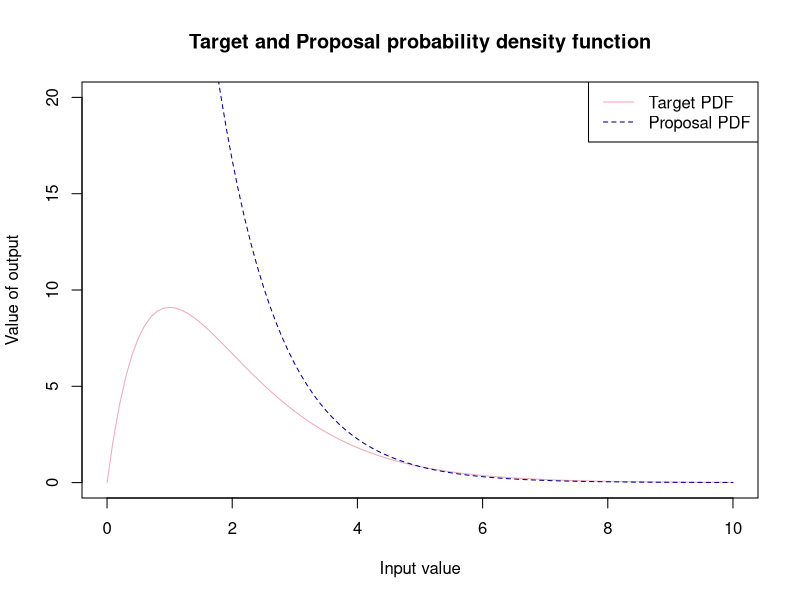
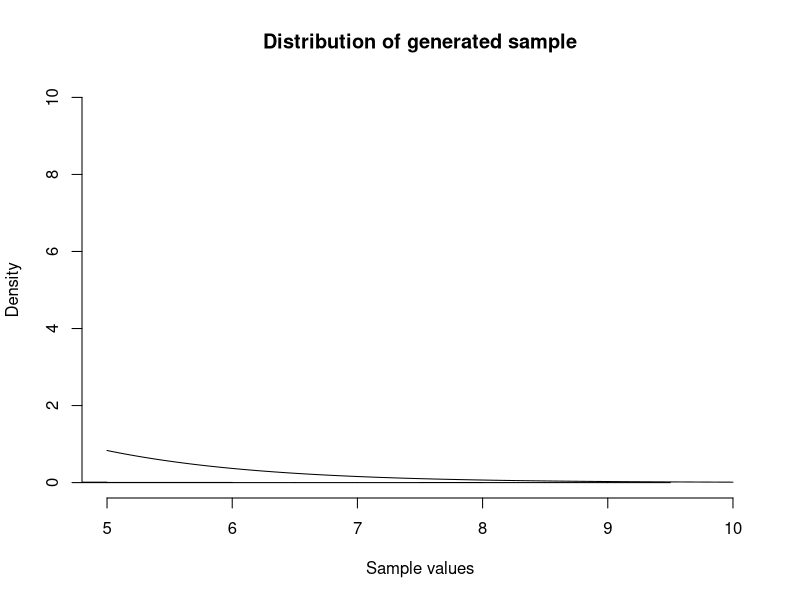
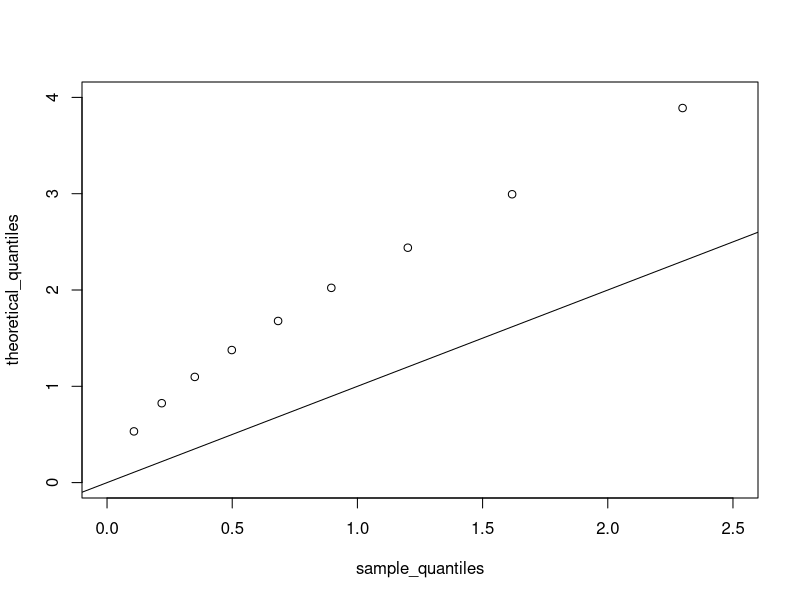
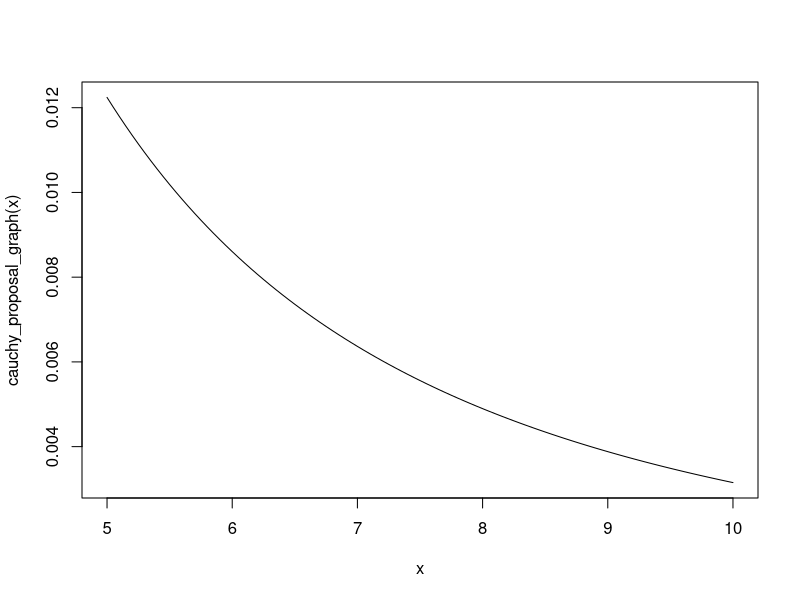
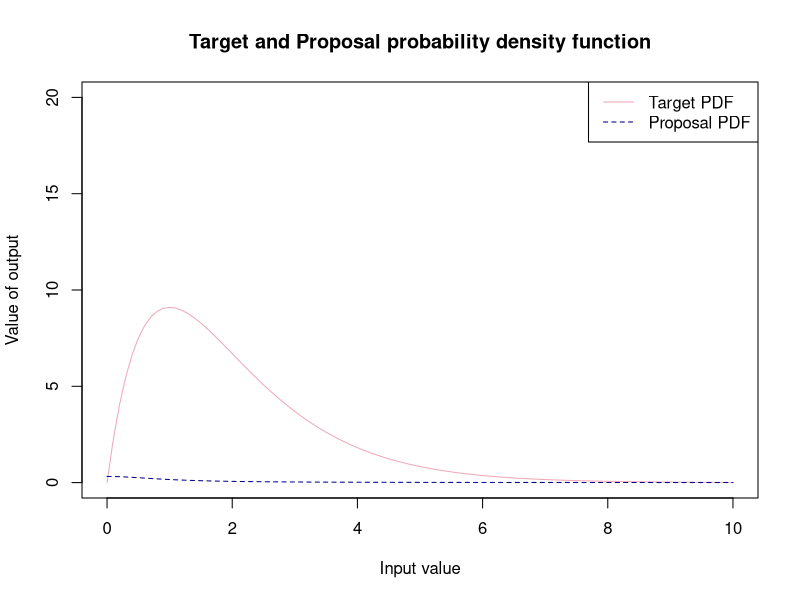
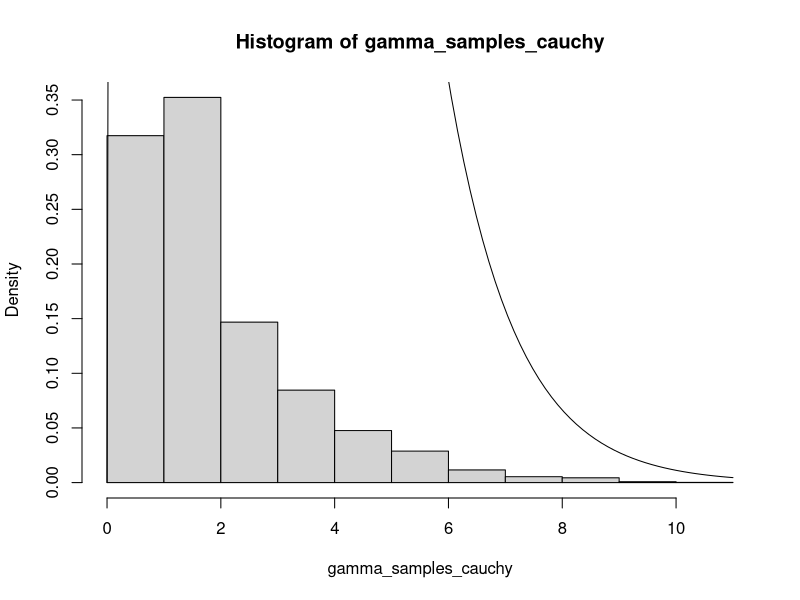
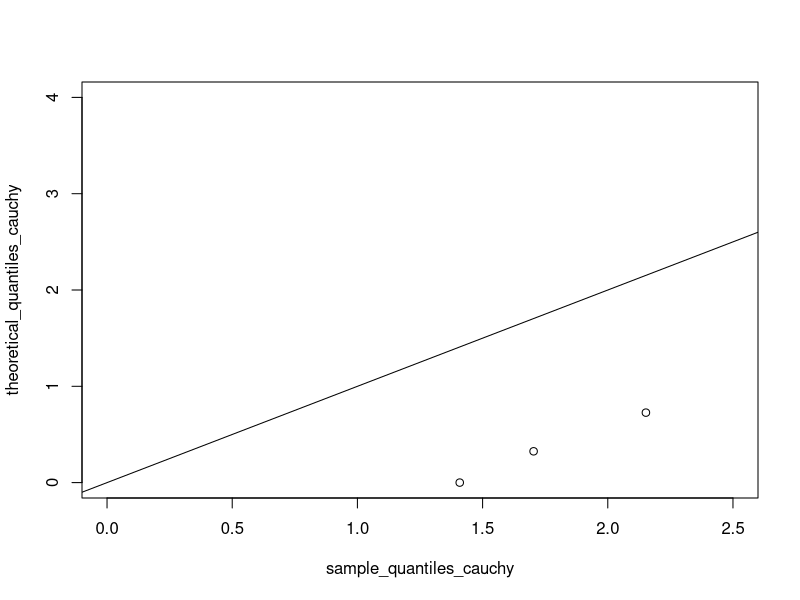

Here is the R script that generated these plots, in order:
#-----------------------------------#
#-REJECTION SAMPLING - Gamma(2,1) --#----
#-----------------------------------#
#Defining our target pdf(density function to sample from) --------------------------
target_pdf<-function(x){
  (x*exp(-x))/(6*exp(-5))
}

#--------------------------------#
#--EXPONENTIAL PROPOSAL----------#----
#-------------------------------#
#Defining proposal pdf number generator(density that we easily sample from to use to accept or reject)--
proposal_pdf<- function(x){
   rexp(1, rate =1)
}
proposal_pdf_graph<- function(x){
  exp(-x)
}

# Graphing our target  and proposal probability density functions 
M <- ((5*exp(-5))/(6*exp(-5)))/(exp(-5))

curve(target_pdf(x), from = 0, to = 10, 
      xlab = "Input value",
      ylab = "Value of output",
      main = "Target and Proposal probability density function", col = "pink2", ylim = c(0,20))

curve( M * proposal_pdf_graph(x), from = , to = 10,
      xlab = "Input value",
      ylab = "Output value",
      main = "Proposal probability density funtion", add= T ,col = "blue4", lty = 2)
legend("topright", legend = c("Target PDF", "Proposal PDF"), 
       col = c("pink2", "blue4"), lty = c(1, 2))
#Rejection Sampling function -----------------------------------------------------
rgamma_2_1<-function(){
  
  set.seed(123)
  n<-5000
  sample_y<-numeric(n)
  number <- 0
  count<-0
  total_sample <-numeric(0)
  
  while(count<n) {
   
    #generated sample from proposal 
    y<-proposal_pdf(1)
    #uniform comparison
    u<- runif(1,0,1)
    #number of total generated samples
    number <- number + 1
    total_sample[number] <- y
    acceptance_rate <- round((length(sample_y)/ length(total_sample))*100 , digits = 3)
    
    #accept or reject criteria
    
    if( u < target_pdf(y)/ (M * proposal_pdf(y)))
    count<- count +1
    sample_y[count]<-y
    
  }
  number_of_samples <- length(total_sample)
  text <- "Acceptance rate:"
  percent <- "%"
  output<-paste(text,acceptance_rate,percent) #combining types to have preferred output 
  list( acceptance_rate = output, samples = sample_y, no_of_samples = number_of_samples ) #list of output from this function
}


list<- rgamma_2_1()   #creating a list of the acceptance rate and valid samples 
samples_gamma <- list$samples #creating a vector of the samples 
ac_rate <- list$acceptance_rate #acceptance rate 
no_samples <-list$no_of_samples  #number of total samples 
# Graphical display of distribution of sample and pdf ------------- -----------
# Using Histogram -------------------------------------------------------------
hist(samples_gamma, freq = FALSE,
     main = "Distribution of generated sample",
     xlab = "Sample values", ylim = c(0,10), xlim = c(5,10))
curve(target_pdf(x), add = TRUE)

# QQplot ----------------------------------------------------------------------
# We will now use a QQplot 
# Quantiles of the sample data 
sample_quantiles <- quantile(samples_gamma, probs = seq(0.1,1,0.1))
theoretical_quantiles <- qgamma(p = seq(0.1,1,0.1), shape =2 , rate =1)

plot(sample_quantiles, theoretical_quantiles, xlim = c(0,2.5), ylim = c(0,4))
abline(a= 0, b = 1)

#--------------------------------#
#--CAUCHY PROPOSAL--------------#----
#-------------------------------#

cauchy_proposal_graph<- function(x){
  (1/pi)*(1/(1+x^2))
}

curve(cauchy_proposal_graph(x), from = 5, to =10)

#Scaling factor with Cauchy proposal ------------------------------------------
M_cauchy <- ((5*exp(-5))/(6*exp(-5)))/((1/pi)*(1/(1+5^2)))

curve(target_pdf(x), from = 0, to = 10, 
      xlab = "Input value",
      ylab = "Value of output",
      main = "Target and Proposal probability density function", col = "pink2", ylim = c(0,20))

curve(   cauchy_proposal_graph(x), from = 0, to = 10,
       xlab = "Input value",
       ylab = "Output value",
       main = "Proposal probability density funtion", add= T ,col = "blue4", lty = 2)
legend("topright", legend = c("Target PDF", "Proposal PDF"), 
       col = c("pink2", "blue4"), lty = c(1, 2))

# Rejection sampling function ----------------------------------------------

rgamma_2_1_cauchy <- function(n){
  rgamma_samples <- numeric(n) # list to store accepted samples 
  total_samples <- numeric(0)  # store total sample size 
  count <- 1                  #iterate our  while loop
  pos <- 1
  # while loop that runs until we have 5000 accepted samples 
  while (count < n) {
    # random value from a uniform distribution for comparison
    u <- runif(1, 0, 1)
    # value from cauchy distribution 
    x <- rcauchy( 1, 0, 1)
    # iterating along the list 
    pos  <- pos + 1
    total_samples[pos] <- x
    # now we can use the comparison operator to accept samples if the condition is met
    if ( u < target_pdf(x)/(M_cauchy * cauchy_proposal_graph(x))){
      count <- count + 1
      rgamma_samples[count] <- x
    }
    
  }
  return(rgamma_samples)
}

gamma_samples_cauchy <- rgamma_2_1_cauchy(n = 5000)

hist(gamma_samples_cauchy, freq = F)
curve(target_pdf(x), add = TRUE)

sample_quantiles_cauchy <- quantile(gamma_samples_cauchy, probs = seq(0.1,1,0.1))
theoretical_quantiles_cauchy <- qcauchy(p = seq(0.1,1,0.1),0,1)

plot(sample_quantiles_cauchy, theoretical_quantiles_cauchy, xlim = c(0,2.5), ylim = c(0,4))
abline(a= 0, b = 1)
